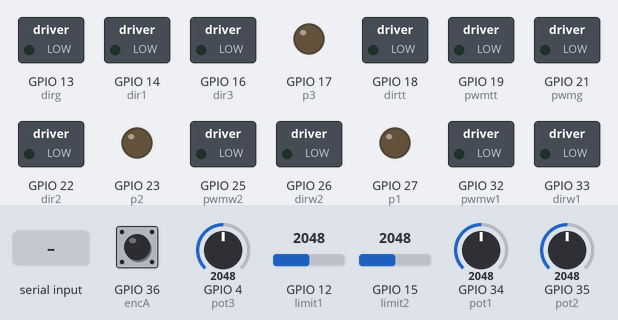
Bench run of a sketch on a simulated ESP32. On the bench: switched loads named in the sketch (green lamp = pin HIGH), output pins drawn as LEDs (lit = HIGH). The inputs (shaded band) are chosen by the test bench; at power-on: GPIO 12 (limit1) = 2048, GPIO 15 (limit2) = 2048, GPIO 4 (pot3) = 2048, GPIO 34 (pot1) = 2048, GPIO 35 (pot2) = 2048, GPIO 36 (encA) HIGH. What the sketch prints to the serial monitor is not drawn.

Above: at 1.2 s.
1.3 s: "r" received over the second serial link
At 3.5 s:
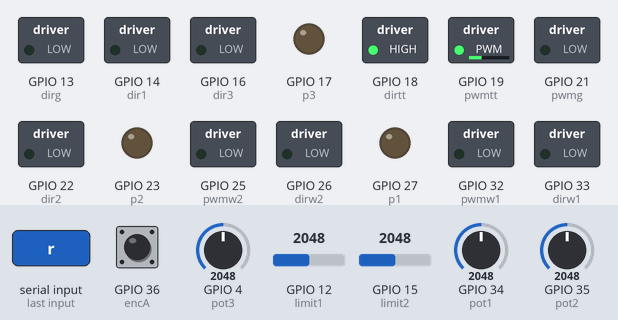
4.3 s: GPIO 12 (limit1) set to 3956
5.8 s: GPIO 12 (limit1) set to 4065
At 6.7 s:
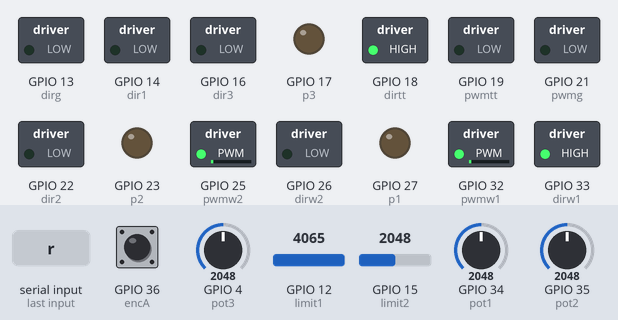
7.3 s: GPIO 15 (limit2) set to 3949
8.8 s: GPIO 15 (limit2) set to 4044
At 9.3 s:
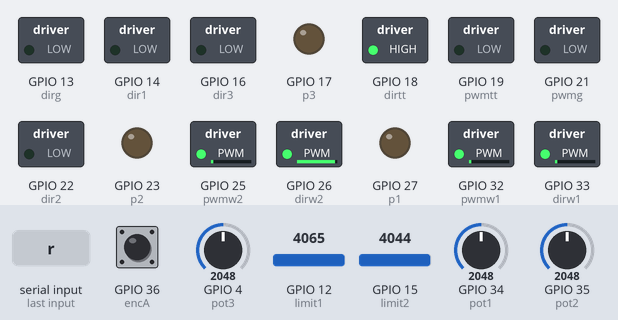
10.3 s: "1" received over the second serial link
At 11.8 s:
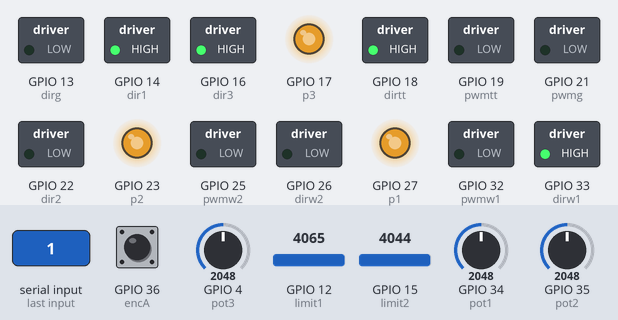
Timing chart, 0 to 22.8 s (numbered marks = the images above; inputs shaded):
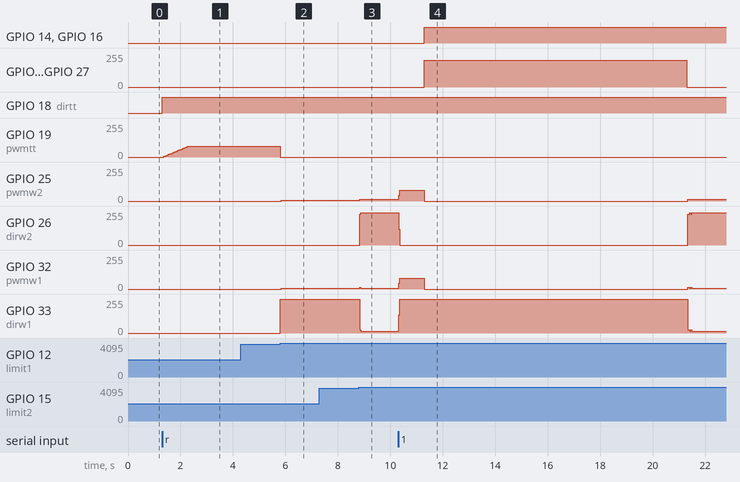

The sketch:

new_safety_and_absolute_angle.ino
```cpp
// low high is going up
// high low is going down
// (encoded IG32) (Just IG32)
// pwmw1, dirw1 for encoded IG


#define RXD2 0
#define TXD2 2

HardwareSerial uart(2);
char previous_recievedChar = 'x';
char recievedChar = 'x';
char inputChar = 'x';

//Linear actuators
//temporary pins
// #define pot1 34
// #define p1 27
// #define dir1 14

// #define pot2 35
// #define p2 25
// #define dir2 26

// #define pot3 4
// #define p3 32
// #define dir3 33

// og pins
#define pot1 34
#define dir1 14
#define p1 27

#define pot2 35
#define dir2 22
#define p2 23

#define pot3 4
#define dir3 16
#define p3 17

// wrist
#define encA 36
#define encB 39

// temporary pins
// #define pwmw1 23
// #define dirw1 22
// #define pwmw2 17
// #define dirw2 16

// og pins
#define pwmw1 32
#define dirw1 33
#define pwmw2 25
#define dirw2 26

// turn table
#define pwmtt 19
#define dirtt 18
int pwm_tt = 0;

// gripper
#define pwmg 21
#define dirg 13
int pwm_gripper = 80;

// angle
float targetAngle;
volatile long posi = 0;
float err = 0;
int pwm_ef = 60;
int pwm_homing = 80;
int ppr = 20000;

// homing limit
#define limit1 12
int lmt1;
#define limit2 15
int lmt2;

const int freq = 20000;
const int resolution = 8;
int pwm = 200;

float w2 = 0;
float b2;
int a2 = 0;

float w3 = 0;
float b3;
int a3 = 0;

float w1 = 0;
float b1;
int a1 = 0;

int q1,q2,q3;
int c1,c2,c3;
int b11,b22,b33;

float b4;

int values[4];
float predefinedAngles[][4] = {
  {216, 290, 155, 40}, // Predefined angle set 1
  {230, 250, 180, 60}, // Predefined angle set 2
  {260, 300, 240, 30}  // Predefined angle set 3
};

void readEncoder() {
  posi = posi + 1;
}

void killMotors() {
  ledcWrite(p1, 0);
  ledcWrite(p2, 0);
  ledcWrite(p3, 0);
  // for(pwm_tt; pwm_tt > 0; pwm_tt = pwm_tt - 5){
    ledcWrite(pwmtt, 0);
    // delay(60);
  // }
  ledcWrite(pwmtt, 0);
  ledcWrite(pwmw1, 0);
  ledcWrite(pwmw2, 0);
  ledcWrite(pwmg, 0);
  // delay(20);
}

void homing1() {
  lmt1 = analogRead(limit1);
  while(lmt1 < 4000){
    ledcWrite(pwmw1, pwm_homing);
    digitalWrite(dirw1, LOW);
    ledcWrite(pwmw2, pwm_homing);
    digitalWrite(dirw2, HIGH);
    lmt1 = analogRead(limit1);
  }
  posi = 0;
  ledcWrite(pwmw1,0);
  ledcWrite(pwmw2,0);
  digitalWrite(dirw1, HIGH);
  ledcWrite(pwmw1, pwm_homing);
  digitalWrite(dirw2, LOW);
  ledcWrite(pwmw2, pwm_homing);
  delay(500);
  ledcWrite(pwmw1,0);
  ledcWrite(pwmw2,0);
  posi = 0;
}

void homing2() {
  digitalWrite(dirw1, LOW);
  ledcWrite(pwmw1, pwm_homing);
  digitalWrite(dirw2, HIGH);
  ledcWrite(pwmw2, pwm_homing);
  delay(50);
  homing1();
}

void safety_homing() {
  lmt1 = analogRead(limit1);
  lmt2 = analogRead(limit2);
  if(lmt1 > 4000){
    //go down
    digitalWrite(dirw1, HIGH);
    ledcWrite(pwmw1, 100);
    digitalWrite(dirw2, LOW);
    ledcWrite(pwmw2, 100);
    inputChar = 'x';
    killMotors();
  }
  if(lmt2 > 4000){
    //go up
    digitalWrite(dirw1,LOW);
    ledcWrite(pwmw1, 100);
    digitalWrite(dirw2,HIGH);
    ledcWrite(pwmw2, 100);
    inputChar = 'x';
    killMotors();
  }
}

void moveJoints(float b1, float b2, float b3, float b4) {
  // wrist
  // low high is going up
  // high low is going down
  while (b4 - posi > 50){
    ledcWrite(pwmw1, pwm_ef);
    digitalWrite(dirw1, HIGH);
    ledcWrite(pwmw2, pwm_ef);
    digitalWrite(dirw2, LOW);
    // pwm ramping
    pwm_ef = constrain(abs(b4 - posi)/5, 0, 120);
    // safety homing
    lmt1 = analogRead(limit1);
    lmt2 = analogRead(limit2);
    if(lmt1 > 4000){
      homing1();
      break;
    }
    if(lmt2 >4000){
      homing2();
      break;
    }
  }
  ledcWrite(pwmw1, 0);
  ledcWrite(pwmw2, 0);
  pwm_ef = 120;

  int c1 = analogRead(pot1);
  int c2 = analogRead(pot2);
  int c3 = analogRead(pot3);

  int q1 = map(c1, 0, 4095, 0, 300);
  int q2 = map(c2, 0, 4095, 0, 300);
  int q3 = map(c3, 0, 4095, 0, 300);

  digitalWrite(dir1, b1 > q1 ? HIGH : LOW);
  digitalWrite(dir2, b2 > q2 ? LOW : HIGH);
  digitalWrite(dir3, b3 > q3 ? HIGH : LOW);

  long startTime = millis();
  while (abs(q1 - b1) > 2 || abs(q2 - b2) > 2 || abs(q3 - b3) > 2) {
    if (abs(q1 - b1) > 2) {
      ledcWrite(p1, pwm);
    } else {
      ledcWrite(p1, 0);
    }

    if (abs(q2 - b2) > 2) {
      ledcWrite(p2, pwm);
    } else {
      ledcWrite(p2, 0);
    }

    if (abs(q3 - b3) > 2) {
      ledcWrite(p3, pwm);
    } else {
      ledcWrite(p3, 0);
    }

    c1 = analogRead(pot1);
    c2 = analogRead(pot2);
    c3 = analogRead(pot3);

    q1 = map(c1, 0, 4095, 0, 300);
    q2 = map(c2, 0, 4095, 0, 300);
    q3 = map(c3, 0, 4095, 0, 300);
    if(millis() - startTime > 10000){
      startTime = 0;
      break;
    }
  }
  ledcWrite(p1, 0);
  ledcWrite(p2, 0);
  ledcWrite(p3, 0);
  inputChar = 'x';
  Serial.println("error corrected");
}

void setup() {
  Serial.begin(115200);
  uart.begin(921600, SERIAL_8N1, RXD2, TXD2);

  pinMode(pot1, INPUT);
  pinMode(dir1, OUTPUT);
  pinMode(p1, OUTPUT);
  ledcAttachChannel(p1, freq, resolution, 1);

  pinMode(pot2, INPUT);
  pinMode(dir2, OUTPUT);
  pinMode(p2, OUTPUT);
  ledcAttachChannel(p2, freq, resolution, 2);

  pinMode(pot3, INPUT);
  pinMode(dir3, OUTPUT);
  pinMode(p3, OUTPUT);
  ledcAttachChannel(p3, freq, resolution, 3);

  pinMode(pwmw1,OUTPUT);
  pinMode(dirw1,OUTPUT);
  ledcAttachChannel(pwmw1, freq, resolution, 4);

  pinMode(pwmw2,OUTPUT);
  pinMode(dirw2,OUTPUT);
  ledcAttachChannel(pwmw2, freq, resolution, 5);

  pinMode(pwmtt, OUTPUT);
  pinMode(dirtt, OUTPUT);
  ledcAttachChannel(pwmtt, freq, resolution, 6);

  pinMode(pwmg, OUTPUT);
  pinMode(dirg, OUTPUT);
  ledcAttachChannel(pwmg, freq, resolution, 7);

  pinMode(encA,INPUT);
  pinMode(encB,INPUT);
  attachInterrupt(digitalPinToInterrupt(encA), readEncoder, RISING);
  ledcWrite(p1, 0);
  ledcWrite(p2, 0);
  ledcWrite(p3, 0);
  ledcWrite(pwmw1, 0);
  ledcWrite(pwmw2, 0);
  ledcWrite(pwmtt, 0);
  ledcWrite(pwmg, 0);
}

void loop() {
  if (uart.available() > 0) {
    recievedChar = uart.read();
    if (recievedChar != previous_recievedChar) {
      inputChar = recievedChar;
      previous_recievedChar = recievedChar;
    }
  Serial.println("###"+String(recievedChar));
  Serial.println("####"+String(inputChar));
  }
  switch (inputChar) {
    case '1':
      killMotors();
      homing1();
      b1 = predefinedAngles[0][0];
      b2 = predefinedAngles[0][1];
      b3 = predefinedAngles[0][2];
      b4 = predefinedAngles[0][3]*ppr/360;
      moveJoints(b1, b2, b3, b4);
      inputChar = 'x';
      break;

    case '2':
      killMotors();
      homing1();
      b1 = predefinedAngles[1][0];
      b2 = predefinedAngles[1][1];
      b3 = predefinedAngles[1][2];
      b4 = predefinedAngles[1][3]*ppr/360;
      moveJoints(b1, b2, b3, b4);
      inputChar = 'x';
      break;

    case '3':
      killMotors();
      homing1();
      b1 = predefinedAngles[2][0];
      b2 = predefinedAngles[2][1];
      b3 = predefinedAngles[2][2];
      b4 = predefinedAngles[2][3]*ppr/360;
      moveJoints(b1, b2, b3, b4);
      inputChar = 'x';
      break;

    case 'r':
      // for(pwm_tt; pwm_tt > 0; pwm_tt = pwm_tt - 5){
      //   ledcWrite(pwmtt, pwm_tt);
      //   Serial.println(pwm_tt);
      //   delay(40);
      // }
      digitalWrite(dirtt, HIGH);
      for(pwm_tt; pwm_tt < 80; pwm_tt = pwm_tt + 5){
        ledcWrite(pwmtt, pwm_tt);
        Serial.println(pwm_tt);
        delay(60);
      }
      Serial.println("r");
      ledcWrite(pwmtt, pwm_tt);
      Serial.println(pwm_tt);
      break;

    case 'f':
      // for(pwm_tt; pwm_tt > 0; pwm_tt = pwm_tt - 5){
      //   ledcWrite(pwmtt, pwm_tt);
      //   Serial.println(pwm_tt);
      //   delay(40);
      // }
      digitalWrite(dirtt, LOW);
      for(pwm_tt; pwm_tt < 80; pwm_tt = pwm_tt + 5){
        ledcWrite(pwmtt, pwm_tt);
        Serial.println(pwm_tt);
        delay(60);
      }
      Serial.println("f");
      ledcWrite(pwmtt, pwm_tt);
      Serial.println(pwm_tt);
      break;

    case 't':
      Serial.println("t");
      digitalWrite(dir1, HIGH);
      ledcWrite(p1, 200);
      break;

    case 'g':
      Serial.println("g");
      digitalWrite(dir1, LOW);
      ledcWrite(p1, 200);
      break;

    case 'y':
      Serial.println("y");
      digitalWrite(dir2, HIGH);
      ledcWrite(p2, pwm);
      break;

    case 'h':
      Serial.println("h");
      digitalWrite(dir2, LOW);
      ledcWrite(p2, pwm);
      break;

    case 'u':
      Serial.println("u");
      digitalWrite(dir3, HIGH);
      ledcWrite(p3, pwm);
      break;

    case 'j':
      Serial.println("j");
      digitalWrite(dir3, LOW);
      ledcWrite(p3, pwm);
      break;

    case 'w':
      Serial.println("w");
      digitalWrite(dirw1, LOW);
      digitalWrite(dirw2, HIGH);
      ledcWrite(pwmw1, pwm_ef);
      ledcWrite(pwmw2, pwm_ef);
      safety_homing();
      break;

    case 'a':
      Serial.println("a");
      digitalWrite(dirw1, LOW);
      digitalWrite(dirw2, LOW);
      ledcWrite(pwmw1, pwm_ef);
      ledcWrite(pwmw2, pwm_ef);
      safety_homing();
      break;

    case 's':
      Serial.println("s");
      digitalWrite(dirw1, HIGH);
      digitalWrite(dirw2, LOW);
      ledcWrite(pwmw1, pwm_ef);
      ledcWrite(pwmw2, pwm_ef);
      safety_homing();
      break;

    case 'd':
      Serial.println("d");
      digitalWrite(dirw1, HIGH);
      digitalWrite(dirw2, HIGH);
      ledcWrite(pwmw1, pwm_ef);
      ledcWrite(pwmw2, pwm_ef);
      safety_homing();
      break;

    case 'i':
      Serial.println("i");
      digitalWrite(dirg, HIGH);
      ledcWrite(pwmg, pwm_gripper);
      break;

    case 'k':
      Serial.println("k");
      digitalWrite(dirg, LOW);
      ledcWrite(pwmg, pwm_gripper);
      break;

    case 'x':
      Serial.println("x");
      killMotors();
      break;
  }
  safety_homing();
}

// single button code just in case

//convert to IK
// case 'e':
//   switch (gripState) {
//     ledcWrite(pwmg, 0); delay(10);
//     digitalWrite(dirg, HIGH); delay(10);
//     digitalWrite(dirg, LOW); delay(10);
//     case 0: // Open gripper (HIGH direction)
//       digitalWrite(dirg, HIGH);
//       ledcWrite(pwmg, pwm_gripper);
//       Serial.println("Gripper opening");
//       break;

//     case 1: // Stop motor
//       ledcWrite(pwmg, 0);
//       Serial.println("Motor stopped");
//       break;

//     case 2: // Close gripper (LOW direction)
//       digitalWrite(dirg, LOW);
//       ledcWrite(pwmg, pwm_gripper);
//       Serial.println("Gripper closing");
//       break;

//     case 3: // Stop motor
//       ledcWrite(pwmg, 0);
//       Serial.println("Motor stopped");
//       break;
//   }
//   break;
```

Measured:
- the behaviour switches between 4000 and 4001 on GPIO 12 (limit1) (found by bisection; images 1 and 2)
- the behaviour switches between 4000 and 4001 on GPIO 15 (limit2) (found by bisection; images 2 and 3)
- after the input at 1.3 s, GPIO 18 (dirtt): LOW → HIGH at once; GPIO 19 (pwmtt): moves from 0/255 to 80/255 over 0.90 s, starting after 0.06 s
- after the input at 5.8 s, GPIO 19 (pwmtt): 80/255 → 0/255 at once; GPIO 25 (pwmw2): 0/255 → 6/255 at once; GPIO 32 (pwmw1): 0/255 → 7/255 at once; GPIO 33 (dirw1): 0/255 → 255/255 at once
- after the input at 8.8 s, GPIO 25 (pwmw2): 6/255 → 12/255 at once; GPIO 26 (dirw2): 0/255 → 241/255 at once; GPIO 32 (pwmw1): 7/255 → 13/255 at once, → 7/255 0.04 s later; GPIO 33 (dirw1): 255/255 → 14/255 at once
- after the input at 10.3 s, GPIO 14 (dir1), GPIO 16 (dir3): LOW → HIGH after 1.0 s
